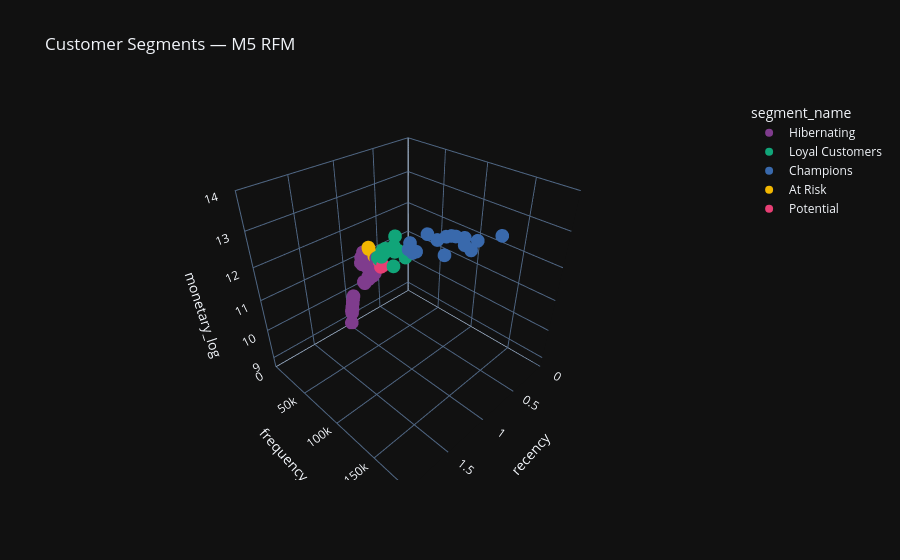

Notebook code for this chart:
### Code cell
import plotly.express as px

# add PCA coordinates and plot 3D customer segments
rfm_m5['PCA1'] = X_pca[:, 0]
rfm_m5['PCA2'] = X_pca[:, 1]

fig = px.scatter_3d(
    rfm_m5,
    x='recency', y='frequency', z='monetary_log',
    color='segment_name',
    title='Customer Segments — M5 RFM',
    template='plotly_dark',
    color_discrete_sequence=px.colors.qualitative.Bold
)
fig.write_html(r'../reports/m5_customer_segments_3d.html')
fig.show()
print("Saved: m5_customer_segments_3d.html")

### Figure 1 — Plotly figure (JSON) as saved in the notebook; plotly's stock layout.template omitted (floating-point values rounded to 4 significant figures)
{"data": [{"hovertemplate": "segment_name=Hibernating<br>recency=%{x}<br>frequency=%{y}<br>monetary_log=%{z}<extra></extra>", "legendgroup": "Hibernating", "marker": {"color": "rgb(127, 60, 141)", "symbol": "circle"}, "mode": "markers", "name": "Hibernating", "scene": "scene", "showlegend": true, "type": "scatter3d", "x": [1, 1, 1, 1, 1, 1, 1, 1, 1, 1, 1, 1, 1, 1, 1, 1, 1, 1, 1, 1, 1, 1, 1, 1, 1, 1, 1, 1, 1, 1, 1, 1], "y": [38340, 9908, 49177, 52409, 10073, 12229, 30779, 4931, 32929, 28853, 40934, 8331, 39126, 31726, 51660, 11165, 46599, 29847, 48253, 10284, 40241, 38674, 8495, 39772, 33171, 39281, 7008, 31550, 30521, 38958, 7288, 34001], "z": [11.69, 9.657, 11.25, 11.77, 9.687, 9.957, 11.31, 8.816, 10.71, 11.33, 11.42, 9.48, 11.02, 11.43, 11.68, 9.831, 11.15, 11.52, 11.7, 9.747, 10.96, 11.65, 9.403, 10.94, 11.72, 11.31, 9.32, 10.73, 11.44, 11.35, 9.253, 10.78]}, {"hovertemplate": "segment_name=Loyal Customers<br>recency=%{x}<br>frequency=%{y}<br>monetary_log=%{z}<extra></extra>", "legendgroup": "Loyal Customers", "marker": {"color": "rgb(17, 165, 121)", "symbol": "circle"}, "mode": "markers", "name": "Loyal Customers", "scene": "scene", "showlegend": true, "type": "scatter3d", "x": [1, 1, 1, 1, 1, 1, 1, 1, 1, 1, 1, 1, 1, 1, 1], "y": [65926, 61540, 59922, 76854, 65320, 75829, 56294, 59501, 64220, 77767, 54752, 91269, 78617, 60957, 82113], "z": [12.13, 12.12, 11.9, 12.41, 12.21, 11.81, 11.79, 11.94, 12.07, 12.26, 11.82, 12.26, 12.7, 12.04, 12.34]}, {"hovertemplate": "segment_name=Champions<br>recency=%{x}<br>frequency=%{y}<br>monetary_log=%{z}<extra></extra>", "legendgroup": "Champions", "marker": {"color": "rgb(57, 105, 172)", "symbol": "circle"}, "mode": "markers", "name": "Champions", "scene": "scene", "showlegend": true, "type": "scatter3d", "x": [1, 1, 1, 1, 1, 1, 1, 1, 1, 1, 1, 1, 1, 1, 1, 1, 1], "y": [164669, 103938, 153393, 100022, 184135, 116084, 134659, 126630, 95011, 144684, 99793, 135457, 96831, 159639, 152992, 96675, 140505], "z": [13.53, 12.57, 13.3, 12.49, 13.85, 13.16, 12.84, 13.13, 12.53, 13.41, 12.56, 13.31, 12.6, 13.25, 13.47, 12.72, 13.38]}, {"hovertemplate": "segment_name=At Risk<br>recency=%{x}<br>frequency=%{y}<br>monetary_log=%{z}<extra></extra>", "legendgroup": "At Risk", "marker": {"color": "rgb(242, 183, 1)", "symbol": "circle"}, "mode": "markers", "name": "At Risk", "scene": "scene", "showlegend": true, "type": "scatter3d", "x": [1, 1, 1], "y": [42277, 41782, 49775], "z": [11.93, 11.97, 11.8]}, {"hovertemplate": "segment_name=Potential<br>recency=%{x}<br>frequency=%{y}<br>monetary_log=%{z}<extra></extra>", "legendgroup": "Potential", "marker": {"color": "rgb(231, 63, 116)", "symbol": "circle"}, "mode": "markers", "name": "Potential", "scene": "scene", "showlegend": true, "type": "scatter3d", "x": [1, 1, 1], "y": [58616, 61571, 57166], "z": [11.58, 11.66, 11.72]}], "layout": {"legend": {"title": {"text": "segment_name"}, "tracegroupgap": 0}, "scene": {"domain": {"x": [0, 1], "y": [0, 1]}, "xaxis": {"title": {"text": "recency"}}, "yaxis": {"title": {"text": "frequency"}}, "zaxis": {"title": {"text": "monetary_log"}}}, "title": {"text": "Customer Segments — M5 RFM"}}}
